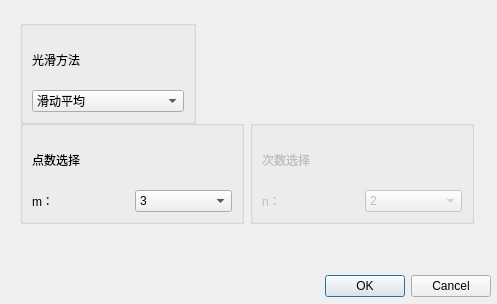
<?xml version="1.0" encoding="UTF-8"?>
<ui version="4.0">
 <class>Dialog</class>
 <widget class="QDialog" name="Dialog">
  <property name="geometry">
   <rect>
    <x>0</x>
    <y>0</y>
    <width>497</width>
    <height>304</height>
   </rect>
  </property>
  <property name="windowTitle">
   <string>Dialog</string>
  </property>
  <widget class="QDialogButtonBox" name="buttonBox">
   <property name="geometry">
    <rect>
     <x>150</x>
     <y>270</y>
     <width>341</width>
     <height>32</height>
    </rect>
   </property>
   <property name="orientation">
    <enum>Qt::Horizontal</enum>
   </property>
   <property name="standardButtons">
    <set>QDialogButtonBox::Cancel|QDialogButtonBox::Ok</set>
   </property>
  </widget>
  <widget class="QGroupBox" name="groupBox">
   <property name="geometry">
    <rect>
     <x>20</x>
     <y>20</y>
     <width>176</width>
     <height>104</height>
    </rect>
   </property>
   <property name="title">
    <string/>
   </property>
   <layout class="QGridLayout" name="gridLayout">
    <item row="0" column="0">
     <widget class="QLabel" name="label">
      <property name="text">
       <string>光滑方法</string>
      </property>
     </widget>
    </item>
    <item row="1" column="0">
     <widget class="QComboBox" name="comboBox">
      <item>
       <property name="text">
        <string>滑动平均</string>
       </property>
      </item>
      <item>
       <property name="text">
        <string>重心法</string>
       </property>
      </item>
      <item>
       <property name="text">
        <string>最小二乘法</string>
       </property>
      </item>
     </widget>
    </item>
   </layout>
  </widget>
  <widget class="QGroupBox" name="groupBox_2">
   <property name="geometry">
    <rect>
     <x>20</x>
     <y>120</y>
     <width>224</width>
     <height>104</height>
    </rect>
   </property>
   <property name="title">
    <string/>
   </property>
   <layout class="QGridLayout" name="gridLayout_2">
    <item row="2" column="0">
     <widget class="QLabel" name="label_3">
      <property name="text">
       <string>m：</string>
      </property>
     </widget>
    </item>
    <item row="2" column="1">
     <widget class="QComboBox" name="comboBox_2">
      <item>
       <property name="text">
        <string>3</string>
       </property>
      </item>
      <item>
       <property name="text">
        <string>5</string>
       </property>
      </item>
      <item>
       <property name="text">
        <string>7</string>
       </property>
      </item>
     </widget>
    </item>
    <item row="1" column="0" colspan="2">
     <widget class="QLabel" name="label_2">
      <property name="text">
       <string>点数选择</string>
      </property>
     </widget>
    </item>
   </layout>
  </widget>
  <widget class="QGroupBox" name="groupBox_3">
   <property name="enabled">
    <bool>false</bool>
   </property>
   <property name="geometry">
    <rect>
     <x>250</x>
     <y>120</y>
     <width>224</width>
     <height>104</height>
    </rect>
   </property>
   <property name="title">
    <string/>
   </property>
   <layout class="QGridLayout" name="gridLayout_3">
    <item row="2" column="1">
     <widget class="QComboBox" name="comboBox_3">
      <item>
       <property name="text">
        <string>2</string>
       </property>
      </item>
      <item>
       <property name="text">
        <string>3</string>
       </property>
      </item>
     </widget>
    </item>
    <item row="1" column="0" colspan="2">
     <widget class="QLabel" name="label_5">
      <property name="text">
       <string>次数选择</string>
      </property>
     </widget>
    </item>
    <item row="2" column="0">
     <widget class="QLabel" name="label_4">
      <property name="text">
       <string>n：</string>
      </property>
     </widget>
    </item>
   </layout>
  </widget>
 </widget>
 <resources/>
 <connections>
  <connection>
   <sender>buttonBox</sender>
   <signal>accepted()</signal>
   <receiver>Dialog</receiver>
   <slot>accept()</slot>
   <hints>
    <hint type="sourcelabel">
     <x>248</x>
     <y>254</y>
    </hint>
    <hint type="destinationlabel">
     <x>157</x>
     <y>274</y>
    </hint>
   </hints>
  </connection>
  <connection>
   <sender>buttonBox</sender>
   <signal>rejected()</signal>
   <receiver>Dialog</receiver>
   <slot>reject()</slot>
   <hints>
    <hint type="sourcelabel">
     <x>316</x>
     <y>260</y>
    </hint>
    <hint type="destinationlabel">
     <x>286</x>
     <y>274</y>
    </hint>
   </hints>
  </connection>
 </connections>
</ui>
